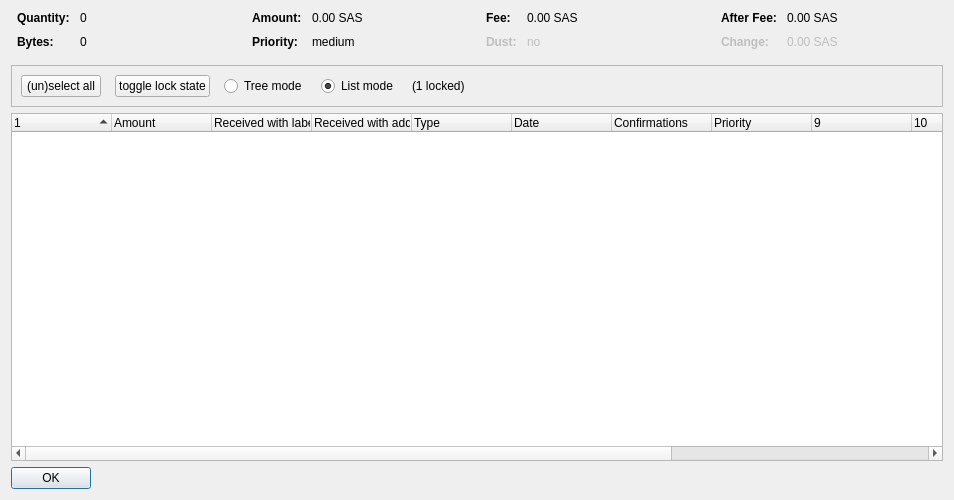
<?xml version="1.0" encoding="UTF-8"?>
<ui version="4.0">
 <class>CoinControlDialog</class>
 <widget class="QDialog" name="CoinControlDialog">
  <property name="geometry">
   <rect>
    <x>0</x>
    <y>0</y>
    <width>954</width>
    <height>500</height>
   </rect>
  </property>
  <property name="windowTitle">
   <string>Coin Selection</string>
  </property>
  <layout class="QVBoxLayout" name="verticalLayout">
   <item>
    <layout class="QHBoxLayout" name="horizontalLayoutTop" stretch="0,0,0,0">
     <property name="topMargin">
      <number>0</number>
     </property>
     <property name="bottomMargin">
      <number>10</number>
     </property>
     <item>
      <layout class="QFormLayout" name="formLayoutCoinControl1">
       <property name="horizontalSpacing">
        <number>10</number>
       </property>
       <property name="verticalSpacing">
        <number>10</number>
       </property>
       <property name="leftMargin">
        <number>6</number>
       </property>
       <property name="rightMargin">
        <number>6</number>
       </property>
       <item row="0" column="0">
        <widget class="QLabel" name="labelCoinControlQuantityText">
         <property name="font">
          <font>
           <weight>75</weight>
           <bold>true</bold>
          </font>
         </property>
         <property name="text">
          <string>Quantity:</string>
         </property>
        </widget>
       </item>
       <item row="0" column="1">
        <widget class="QLabel" name="labelCoinControlQuantity">
         <property name="cursor">
          <cursorShape>IBeamCursor</cursorShape>
         </property>
         <property name="contextMenuPolicy">
          <enum>Qt::ActionsContextMenu</enum>
         </property>
         <property name="text">
          <string notr="true">0</string>
         </property>
         <property name="textInteractionFlags">
          <set>Qt::LinksAccessibleByMouse|Qt::TextSelectableByKeyboard|Qt::TextSelectableByMouse</set>
         </property>
        </widget>
       </item>
       <item row="1" column="0">
        <widget class="QLabel" name="labelCoinControlBytesText">
         <property name="font">
          <font>
           <weight>75</weight>
           <bold>true</bold>
          </font>
         </property>
         <property name="text">
          <string>Bytes:</string>
         </property>
        </widget>
       </item>
       <item row="1" column="1">
        <widget class="QLabel" name="labelCoinControlBytes">
         <property name="cursor">
          <cursorShape>IBeamCursor</cursorShape>
         </property>
         <property name="contextMenuPolicy">
          <enum>Qt::ActionsContextMenu</enum>
         </property>
         <property name="text">
          <string notr="true">0</string>
         </property>
         <property name="textInteractionFlags">
          <set>Qt::LinksAccessibleByMouse|Qt::TextSelectableByKeyboard|Qt::TextSelectableByMouse</set>
         </property>
        </widget>
       </item>
      </layout>
     </item>
     <item>
      <layout class="QFormLayout" name="formLayoutCoinControl2">
       <property name="horizontalSpacing">
        <number>10</number>
       </property>
       <property name="verticalSpacing">
        <number>10</number>
       </property>
       <property name="leftMargin">
        <number>6</number>
       </property>
       <property name="rightMargin">
        <number>6</number>
       </property>
       <item row="0" column="0">
        <widget class="QLabel" name="labelCoinControlAmountText">
         <property name="font">
          <font>
           <weight>75</weight>
           <bold>true</bold>
          </font>
         </property>
         <property name="text">
          <string>Amount:</string>
         </property>
        </widget>
       </item>
       <item row="0" column="1">
        <widget class="QLabel" name="labelCoinControlAmount">
         <property name="cursor">
          <cursorShape>IBeamCursor</cursorShape>
         </property>
         <property name="contextMenuPolicy">
          <enum>Qt::ActionsContextMenu</enum>
         </property>
         <property name="text">
          <string notr="true">0.00 SAS</string>
         </property>
         <property name="textInteractionFlags">
          <set>Qt::LinksAccessibleByMouse|Qt::TextSelectableByKeyboard|Qt::TextSelectableByMouse</set>
         </property>
        </widget>
       </item>
       <item row="1" column="0">
        <widget class="QLabel" name="labelCoinControlPriorityText">
         <property name="font">
          <font>
           <weight>75</weight>
           <bold>true</bold>
          </font>
         </property>
         <property name="text">
          <string>Priority:</string>
         </property>
        </widget>
       </item>
       <item row="1" column="1">
        <widget class="QLabel" name="labelCoinControlPriority">
         <property name="cursor">
          <cursorShape>IBeamCursor</cursorShape>
         </property>
         <property name="contextMenuPolicy">
          <enum>Qt::ActionsContextMenu</enum>
         </property>
         <property name="text">
          <string>medium</string>
         </property>
         <property name="textInteractionFlags">
          <set>Qt::LinksAccessibleByMouse|Qt::TextSelectableByKeyboard|Qt::TextSelectableByMouse</set>
         </property>
        </widget>
       </item>
      </layout>
     </item>
     <item>
      <layout class="QFormLayout" name="formLayoutCoinControl3">
       <property name="horizontalSpacing">
        <number>10</number>
       </property>
       <property name="verticalSpacing">
        <number>10</number>
       </property>
       <property name="leftMargin">
        <number>6</number>
       </property>
       <property name="rightMargin">
        <number>6</number>
       </property>
       <item row="0" column="0">
        <widget class="QLabel" name="labelCoinControlFeeText">
         <property name="font">
          <font>
           <weight>75</weight>
           <bold>true</bold>
          </font>
         </property>
         <property name="text">
          <string>Fee:</string>
         </property>
        </widget>
       </item>
       <item row="0" column="1">
        <widget class="QLabel" name="labelCoinControlFee">
         <property name="cursor">
          <cursorShape>IBeamCursor</cursorShape>
         </property>
         <property name="contextMenuPolicy">
          <enum>Qt::ActionsContextMenu</enum>
         </property>
         <property name="text">
          <string notr="true">0.00 SAS</string>
         </property>
         <property name="textInteractionFlags">
          <set>Qt::LinksAccessibleByMouse|Qt::TextSelectableByKeyboard|Qt::TextSelectableByMouse</set>
         </property>
        </widget>
       </item>
       <item row="1" column="0">
        <widget class="QLabel" name="labelCoinControlLowOutputText">
         <property name="enabled">
          <bool>false</bool>
         </property>
         <property name="font">
          <font>
           <weight>75</weight>
           <bold>true</bold>
          </font>
         </property>
         <property name="text">
          <string>Dust:</string>
         </property>
        </widget>
       </item>
       <item row="1" column="1">
        <widget class="QLabel" name="labelCoinControlLowOutput">
         <property name="enabled">
          <bool>false</bool>
         </property>
         <property name="cursor">
          <cursorShape>IBeamCursor</cursorShape>
         </property>
         <property name="contextMenuPolicy">
          <enum>Qt::ActionsContextMenu</enum>
         </property>
         <property name="text">
          <string>no</string>
         </property>
         <property name="textInteractionFlags">
          <set>Qt::LinksAccessibleByMouse|Qt::TextSelectableByKeyboard|Qt::TextSelectableByMouse</set>
         </property>
        </widget>
       </item>
      </layout>
     </item>
     <item>
      <layout class="QFormLayout" name="formLayoutCoinControl4">
       <property name="horizontalSpacing">
        <number>10</number>
       </property>
       <property name="verticalSpacing">
        <number>10</number>
       </property>
       <property name="leftMargin">
        <number>6</number>
       </property>
       <property name="rightMargin">
        <number>6</number>
       </property>
       <item row="0" column="0">
        <widget class="QLabel" name="labelCoinControlAfterFeeText">
         <property name="font">
          <font>
           <weight>75</weight>
           <bold>true</bold>
          </font>
         </property>
         <property name="text">
          <string>After Fee:</string>
         </property>
        </widget>
       </item>
       <item row="0" column="1">
        <widget class="QLabel" name="labelCoinControlAfterFee">
         <property name="cursor">
          <cursorShape>IBeamCursor</cursorShape>
         </property>
         <property name="contextMenuPolicy">
          <enum>Qt::ActionsContextMenu</enum>
         </property>
         <property name="text">
          <string notr="true">0.00 SAS</string>
         </property>
         <property name="textInteractionFlags">
          <set>Qt::LinksAccessibleByMouse|Qt::TextSelectableByKeyboard|Qt::TextSelectableByMouse</set>
         </property>
        </widget>
       </item>
       <item row="1" column="0">
        <widget class="QLabel" name="labelCoinControlChangeText">
         <property name="enabled">
          <bool>false</bool>
         </property>
         <property name="font">
          <font>
           <weight>75</weight>
           <bold>true</bold>
          </font>
         </property>
         <property name="text">
          <string>Change:</string>
         </property>
        </widget>
       </item>
       <item row="1" column="1">
        <widget class="QLabel" name="labelCoinControlChange">
         <property name="enabled">
          <bool>false</bool>
         </property>
         <property name="cursor">
          <cursorShape>IBeamCursor</cursorShape>
         </property>
         <property name="contextMenuPolicy">
          <enum>Qt::ActionsContextMenu</enum>
         </property>
         <property name="text">
          <string notr="true">0.00 SAS</string>
         </property>
         <property name="textInteractionFlags">
          <set>Qt::LinksAccessibleByMouse|Qt::TextSelectableByKeyboard|Qt::TextSelectableByMouse</set>
         </property>
        </widget>
       </item>
      </layout>
     </item>
    </layout>
   </item>
   <item>
    <widget class="QFrame" name="frame">
     <property name="minimumSize">
      <size>
       <width>0</width>
       <height>40</height>
      </size>
     </property>
     <property name="frameShape">
      <enum>QFrame::StyledPanel</enum>
     </property>
     <property name="frameShadow">
      <enum>QFrame::Sunken</enum>
     </property>
     <layout class="QHBoxLayout" name="horizontalLayout">
      <item>
       <layout class="QHBoxLayout" name="horizontalLayoutPanel" stretch="0,0,0,0,0,0">
        <property name="spacing">
         <number>14</number>
        </property>
        <item>
         <widget class="QPushButton" name="pushButtonSelectAll">
          <property name="sizePolicy">
           <sizepolicy hsizetype="Maximum" vsizetype="Fixed">
            <horstretch>0</horstretch>
            <verstretch>0</verstretch>
           </sizepolicy>
          </property>
          <property name="text">
           <string>(un)select all</string>
          </property>
          <property name="autoDefault">
           <bool>false</bool>
          </property>
         </widget>
        </item>
        <item>
         <widget class="QPushButton" name="pushButtonToggleLock">
          <property name="sizePolicy">
           <sizepolicy hsizetype="Maximum" vsizetype="Fixed">
            <horstretch>0</horstretch>
            <verstretch>0</verstretch>
           </sizepolicy>
          </property>
          <property name="text">
           <string>toggle lock state</string>
          </property>
          <property name="autoDefault">
           <bool>false</bool>
          </property>
         </widget>
        </item>
        <item>
         <widget class="QRadioButton" name="radioTreeMode">
          <property name="sizePolicy">
           <sizepolicy hsizetype="Maximum" vsizetype="Fixed">
            <horstretch>0</horstretch>
            <verstretch>0</verstretch>
           </sizepolicy>
          </property>
          <property name="text">
           <string>Tree mode</string>
          </property>
         </widget>
        </item>
        <item>
         <widget class="QRadioButton" name="radioListMode">
          <property name="sizePolicy">
           <sizepolicy hsizetype="Maximum" vsizetype="Fixed">
            <horstretch>0</horstretch>
            <verstretch>0</verstretch>
           </sizepolicy>
          </property>
          <property name="text">
           <string>List mode</string>
          </property>
          <property name="checked">
           <bool>true</bool>
          </property>
         </widget>
        </item>
        <item>
         <widget class="QLabel" name="labelLocked">
          <property name="text">
           <string>(1 locked)</string>
          </property>
         </widget>
        </item>
        <item>
         <spacer name="horizontalSpacer">
          <property name="orientation">
           <enum>Qt::Horizontal</enum>
          </property>
          <property name="sizeHint" stdset="0">
           <size>
            <width>40</width>
            <height>20</height>
           </size>
          </property>
         </spacer>
        </item>
       </layout>
      </item>
     </layout>
    </widget>
   </item>
   <item>
    <widget class="CoinControlTreeWidget" name="treeWidget">
     <property name="contextMenuPolicy">
      <enum>Qt::CustomContextMenu</enum>
     </property>
     <property name="sortingEnabled">
      <bool>false</bool>
     </property>
     <property name="columnCount">
      <number>13</number>
     </property>
     <attribute name="headerShowSortIndicator" stdset="0">
      <bool>true</bool>
     </attribute>
     <attribute name="headerStretchLastSection">
      <bool>false</bool>
     </attribute>
     <column>
      <property name="text">
       <string/>
      </property>
     </column>
     <column>
      <property name="text">
       <string>Amount</string>
      </property>
     </column>
     <column>
      <property name="text">
       <string>Received with label</string>
      </property>
     </column>
     <column>
      <property name="text">
       <string>Received with address</string>
      </property>
     </column>
     <column>
      <property name="text">
	<string>Type</string>
      </property>
     </column>
     <column>
      <property name="text">	 
       <string>Date</string>
      </property>
     </column>
     <column>
      <property name="text">
       <string>Confirmations</string>
      </property>
      <property name="toolTip">
       <string>Confirmed</string>
      </property>
     </column>
     <column>
      <property name="text">
       <string>Priority</string>
      </property>
     </column>
     <column>
      <property name="text">
       <string/>
      </property>
     </column>
     <column>
      <property name="text">
       <string/>
      </property>
     </column>
     <column>
      <property name="text">
       <string/>
      </property>
     </column>
     <column>
      <property name="text">
       <string/>
      </property>
     </column>
     <column>
      <property name="text">
       <string/>
      </property>
     </column>
    </widget>
   </item>
   <item>
    <widget class="QDialogButtonBox" name="buttonBox">
     <property name="sizePolicy">
      <sizepolicy hsizetype="Maximum" vsizetype="Fixed">
       <horstretch>0</horstretch>
       <verstretch>0</verstretch>
      </sizepolicy>
     </property>
     <property name="orientation">
      <enum>Qt::Horizontal</enum>
     </property>
     <property name="standardButtons">
      <set>QDialogButtonBox::Ok</set>
     </property>
    </widget>
   </item>
  </layout>
 </widget>
 <customwidgets>
  <customwidget>
   <class>CoinControlTreeWidget</class>
   <extends>QTreeWidget</extends>
   <header>coincontroltreewidget.h</header>
  </customwidget>
 </customwidgets>
 <resources/>
 <connections/>
</ui>
